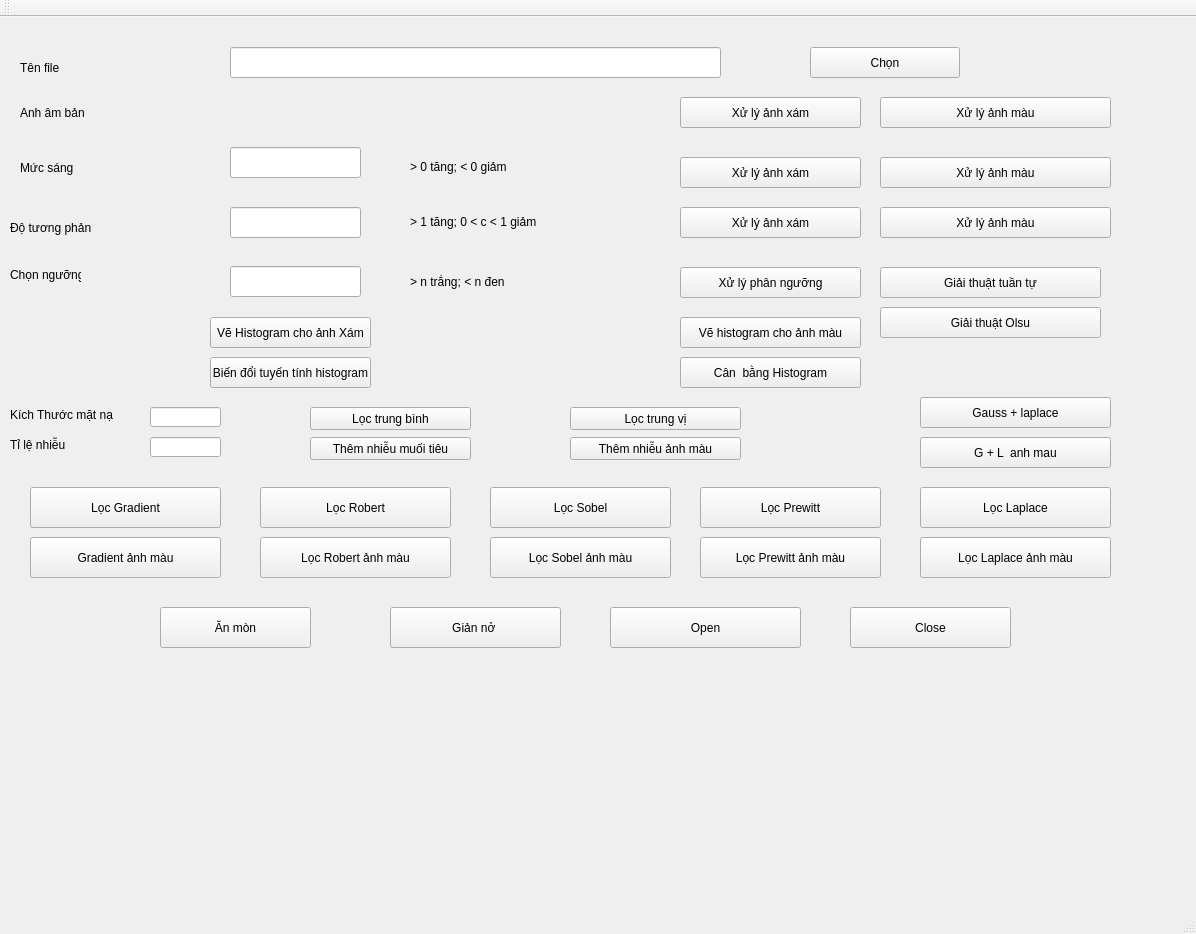
<?xml version="1.0" encoding="UTF-8"?>
<ui version="4.0">
 <class>MainWindow</class>
 <widget class="QMainWindow" name="MainWindow">
  <property name="geometry">
   <rect>
    <x>0</x>
    <y>0</y>
    <width>1196</width>
    <height>934</height>
   </rect>
  </property>
  <property name="windowTitle">
   <string>MainWindow</string>
  </property>
  <widget class="QWidget" name="centralWidget">
   <widget class="QLabel" name="lb_FileName">
    <property name="geometry">
     <rect>
      <x>20</x>
      <y>30</y>
      <width>161</width>
      <height>41</height>
     </rect>
    </property>
    <property name="text">
     <string>Tên file</string>
    </property>
   </widget>
   <widget class="QLineEdit" name="ln_filename">
    <property name="geometry">
     <rect>
      <x>230</x>
      <y>30</y>
      <width>491</width>
      <height>31</height>
     </rect>
    </property>
   </widget>
   <widget class="QPushButton" name="pbtnBowse">
    <property name="geometry">
     <rect>
      <x>810</x>
      <y>30</y>
      <width>150</width>
      <height>31</height>
     </rect>
    </property>
    <property name="text">
     <string>Chọn</string>
    </property>
   </widget>
   <widget class="QLabel" name="label">
    <property name="geometry">
     <rect>
      <x>20</x>
      <y>130</y>
      <width>121</width>
      <height>41</height>
     </rect>
    </property>
    <property name="text">
     <string>Mức sáng</string>
    </property>
   </widget>
   <widget class="QLineEdit" name="ln_c">
    <property name="geometry">
     <rect>
      <x>230</x>
      <y>130</y>
      <width>131</width>
      <height>31</height>
     </rect>
    </property>
   </widget>
   <widget class="QLabel" name="label_2">
    <property name="geometry">
     <rect>
      <x>410</x>
      <y>130</y>
      <width>111</width>
      <height>41</height>
     </rect>
    </property>
    <property name="text">
     <string>&gt; 0 tăng; &lt; 0 giảm</string>
    </property>
   </widget>
   <widget class="QPushButton" name="bt_HisSlide_Gray">
    <property name="geometry">
     <rect>
      <x>680</x>
      <y>140</y>
      <width>181</width>
      <height>31</height>
     </rect>
    </property>
    <property name="text">
     <string>Xử lý ảnh xám</string>
    </property>
   </widget>
   <widget class="QPushButton" name="bt_HisSlide_Color">
    <property name="geometry">
     <rect>
      <x>880</x>
      <y>140</y>
      <width>231</width>
      <height>31</height>
     </rect>
    </property>
    <property name="text">
     <string>Xử lý ảnh màu</string>
    </property>
   </widget>
   <widget class="QLabel" name="label_3">
    <property name="geometry">
     <rect>
      <x>20</x>
      <y>80</y>
      <width>141</width>
      <height>31</height>
     </rect>
    </property>
    <property name="text">
     <string>Anh âm bản</string>
    </property>
   </widget>
   <widget class="QPushButton" name="bt_Xam_AmBan">
    <property name="geometry">
     <rect>
      <x>680</x>
      <y>80</y>
      <width>181</width>
      <height>31</height>
     </rect>
    </property>
    <property name="text">
     <string>Xử lý ảnh xám</string>
    </property>
   </widget>
   <widget class="QPushButton" name="bt_Mau_AmBan">
    <property name="geometry">
     <rect>
      <x>880</x>
      <y>80</y>
      <width>231</width>
      <height>31</height>
     </rect>
    </property>
    <property name="text">
     <string>Xử lý ảnh màu</string>
    </property>
   </widget>
   <widget class="QLabel" name="label_4">
    <property name="geometry">
     <rect>
      <x>10</x>
      <y>180</y>
      <width>171</width>
      <height>61</height>
     </rect>
    </property>
    <property name="text">
     <string>Độ tương phản</string>
    </property>
   </widget>
   <widget class="QLineEdit" name="LineDoTuongPhan">
    <property name="geometry">
     <rect>
      <x>230</x>
      <y>190</y>
      <width>131</width>
      <height>31</height>
     </rect>
    </property>
   </widget>
   <widget class="QLabel" name="label_5">
    <property name="geometry">
     <rect>
      <x>410</x>
      <y>180</y>
      <width>131</width>
      <height>51</height>
     </rect>
    </property>
    <property name="text">
     <string>&gt; 1 tăng; 0 &lt; c &lt; 1 giảm</string>
    </property>
   </widget>
   <widget class="QLabel" name="label_6">
    <property name="geometry">
     <rect>
      <x>10</x>
      <y>250</y>
      <width>71</width>
      <height>16</height>
     </rect>
    </property>
    <property name="text">
     <string>Chọn ngưỡng</string>
    </property>
   </widget>
   <widget class="QLineEdit" name="LinePhanNguong">
    <property name="geometry">
     <rect>
      <x>230</x>
      <y>249</y>
      <width>131</width>
      <height>31</height>
     </rect>
    </property>
   </widget>
   <widget class="QLabel" name="label_7">
    <property name="geometry">
     <rect>
      <x>410</x>
      <y>240</y>
      <width>121</width>
      <height>51</height>
     </rect>
    </property>
    <property name="text">
     <string>&gt; n trắng; &lt; n đen</string>
    </property>
   </widget>
   <widget class="QPushButton" name="btn_PhanNguong">
    <property name="geometry">
     <rect>
      <x>680</x>
      <y>250</y>
      <width>181</width>
      <height>31</height>
     </rect>
    </property>
    <property name="text">
     <string>Xử lý phân ngưỡng</string>
    </property>
   </widget>
   <widget class="QPushButton" name="btn_Histogram_AnhXam">
    <property name="geometry">
     <rect>
      <x>210</x>
      <y>300</y>
      <width>161</width>
      <height>31</height>
     </rect>
    </property>
    <property name="text">
     <string>Vẽ Histogram cho ảnh Xám</string>
    </property>
   </widget>
   <widget class="QPushButton" name="btn_Histogram_AnhMau">
    <property name="geometry">
     <rect>
      <x>680</x>
      <y>300</y>
      <width>181</width>
      <height>31</height>
     </rect>
    </property>
    <property name="text">
     <string>Vẽ histogram cho ảnh màu</string>
    </property>
   </widget>
   <widget class="QPushButton" name="btn_XuLy_AnhXam">
    <property name="geometry">
     <rect>
      <x>680</x>
      <y>190</y>
      <width>181</width>
      <height>31</height>
     </rect>
    </property>
    <property name="text">
     <string>Xử lý ảnh xám</string>
    </property>
   </widget>
   <widget class="QPushButton" name="btn_XyLy_AnhMau">
    <property name="geometry">
     <rect>
      <x>880</x>
      <y>190</y>
      <width>231</width>
      <height>31</height>
     </rect>
    </property>
    <property name="text">
     <string>Xử lý ảnh màu</string>
    </property>
   </widget>
   <widget class="QPushButton" name="btn_BienDoiTuyenTinh">
    <property name="geometry">
     <rect>
      <x>210</x>
      <y>340</y>
      <width>161</width>
      <height>31</height>
     </rect>
    </property>
    <property name="text">
     <string>Biến đổi tuyến tính histogram</string>
    </property>
   </widget>
   <widget class="QPushButton" name="btn_CanBanghistogram">
    <property name="geometry">
     <rect>
      <x>680</x>
      <y>340</y>
      <width>181</width>
      <height>31</height>
     </rect>
    </property>
    <property name="text">
     <string>Cân  bằng Histogram</string>
    </property>
   </widget>
   <widget class="QLabel" name="Kichthuocmatna">
    <property name="geometry">
     <rect>
      <x>10</x>
      <y>390</y>
      <width>111</width>
      <height>16</height>
     </rect>
    </property>
    <property name="text">
     <string>Kích Thước mặt nạ</string>
    </property>
   </widget>
   <widget class="QLabel" name="label_9">
    <property name="geometry">
     <rect>
      <x>10</x>
      <y>420</y>
      <width>71</width>
      <height>16</height>
     </rect>
    </property>
    <property name="text">
     <string>Tỉ lệ nhiễu</string>
    </property>
   </widget>
   <widget class="QLineEdit" name="ln_Kichthuocmatna">
    <property name="geometry">
     <rect>
      <x>150</x>
      <y>390</y>
      <width>71</width>
      <height>20</height>
     </rect>
    </property>
   </widget>
   <widget class="QLineEdit" name="ln_tilenhieu">
    <property name="geometry">
     <rect>
      <x>150</x>
      <y>420</y>
      <width>71</width>
      <height>20</height>
     </rect>
    </property>
   </widget>
   <widget class="QPushButton" name="btn_loctrungbinh">
    <property name="geometry">
     <rect>
      <x>310</x>
      <y>390</y>
      <width>161</width>
      <height>23</height>
     </rect>
    </property>
    <property name="text">
     <string>Lọc trung bình</string>
    </property>
   </widget>
   <widget class="QPushButton" name="btn_Themnhieumuoitieu">
    <property name="geometry">
     <rect>
      <x>310</x>
      <y>420</y>
      <width>161</width>
      <height>23</height>
     </rect>
    </property>
    <property name="text">
     <string>Thêm nhiễu muối tiêu</string>
    </property>
   </widget>
   <widget class="QPushButton" name="btn_Loctrungvi">
    <property name="geometry">
     <rect>
      <x>570</x>
      <y>390</y>
      <width>171</width>
      <height>23</height>
     </rect>
    </property>
    <property name="text">
     <string>Lọc trung vị</string>
    </property>
   </widget>
   <widget class="QPushButton" name="btn_Themnhieuanhmau">
    <property name="geometry">
     <rect>
      <x>570</x>
      <y>420</y>
      <width>171</width>
      <height>23</height>
     </rect>
    </property>
    <property name="text">
     <string>Thêm nhiễu ảnh màu</string>
    </property>
   </widget>
   <widget class="QPushButton" name="btn_Loc_Gradient">
    <property name="geometry">
     <rect>
      <x>30</x>
      <y>470</y>
      <width>191</width>
      <height>41</height>
     </rect>
    </property>
    <property name="text">
     <string>Lọc Gradient</string>
    </property>
   </widget>
   <widget class="QPushButton" name="btn_Loc_Sobel">
    <property name="geometry">
     <rect>
      <x>490</x>
      <y>470</y>
      <width>181</width>
      <height>41</height>
     </rect>
    </property>
    <property name="text">
     <string>Lọc Sobel</string>
    </property>
   </widget>
   <widget class="QPushButton" name="btn_Loc_Robert">
    <property name="geometry">
     <rect>
      <x>260</x>
      <y>470</y>
      <width>191</width>
      <height>41</height>
     </rect>
    </property>
    <property name="text">
     <string>Lọc Robert</string>
    </property>
   </widget>
   <widget class="QPushButton" name="btn_Loc_Prewitt">
    <property name="geometry">
     <rect>
      <x>700</x>
      <y>470</y>
      <width>181</width>
      <height>41</height>
     </rect>
    </property>
    <property name="text">
     <string>Lọc Prewitt</string>
    </property>
   </widget>
   <widget class="QPushButton" name="btn_Loc_Laplace">
    <property name="geometry">
     <rect>
      <x>920</x>
      <y>470</y>
      <width>191</width>
      <height>41</height>
     </rect>
    </property>
    <property name="text">
     <string>Lọc Laplace</string>
    </property>
   </widget>
   <widget class="QPushButton" name="btn_Gradient_color">
    <property name="geometry">
     <rect>
      <x>30</x>
      <y>520</y>
      <width>191</width>
      <height>41</height>
     </rect>
    </property>
    <property name="text">
     <string>Gradient ảnh màu</string>
    </property>
   </widget>
   <widget class="QPushButton" name="btn_Loc_RobertColor">
    <property name="geometry">
     <rect>
      <x>260</x>
      <y>520</y>
      <width>191</width>
      <height>41</height>
     </rect>
    </property>
    <property name="text">
     <string>Lọc Robert ảnh màu</string>
    </property>
   </widget>
   <widget class="QPushButton" name="btn_Loc_SobelColor">
    <property name="geometry">
     <rect>
      <x>490</x>
      <y>520</y>
      <width>181</width>
      <height>41</height>
     </rect>
    </property>
    <property name="text">
     <string>Lọc Sobel ảnh màu</string>
    </property>
   </widget>
   <widget class="QPushButton" name="btn_Loc_PrewittColor">
    <property name="geometry">
     <rect>
      <x>700</x>
      <y>520</y>
      <width>181</width>
      <height>41</height>
     </rect>
    </property>
    <property name="text">
     <string>Lọc Prewitt ảnh màu</string>
    </property>
   </widget>
   <widget class="QPushButton" name="btn_Loc_LaplaceColor">
    <property name="geometry">
     <rect>
      <x>920</x>
      <y>520</y>
      <width>191</width>
      <height>41</height>
     </rect>
    </property>
    <property name="text">
     <string>Lọc Laplace ảnh màu</string>
    </property>
   </widget>
   <widget class="QPushButton" name="btn_Loc_laplace_Gau">
    <property name="geometry">
     <rect>
      <x>920</x>
      <y>380</y>
      <width>191</width>
      <height>31</height>
     </rect>
    </property>
    <property name="text">
     <string>Gauss + laplace</string>
    </property>
   </widget>
   <widget class="QPushButton" name="btn_Loc_G_L">
    <property name="geometry">
     <rect>
      <x>920</x>
      <y>420</y>
      <width>191</width>
      <height>31</height>
     </rect>
    </property>
    <property name="text">
     <string>G + L  anh mau</string>
    </property>
   </widget>
   <widget class="QPushButton" name="btn_gtTuanTu">
    <property name="geometry">
     <rect>
      <x>880</x>
      <y>250</y>
      <width>221</width>
      <height>31</height>
     </rect>
    </property>
    <property name="text">
     <string>Giải thuật tuần tự</string>
    </property>
   </widget>
   <widget class="QPushButton" name="btn_gtOlsu">
    <property name="geometry">
     <rect>
      <x>880</x>
      <y>290</y>
      <width>221</width>
      <height>31</height>
     </rect>
    </property>
    <property name="text">
     <string>Giải thuật Olsu</string>
    </property>
   </widget>
   <widget class="QPushButton" name="btn_Anmon">
    <property name="geometry">
     <rect>
      <x>160</x>
      <y>590</y>
      <width>151</width>
      <height>41</height>
     </rect>
    </property>
    <property name="text">
     <string>Ăn mòn</string>
    </property>
   </widget>
   <widget class="QPushButton" name="btn_Gianno">
    <property name="geometry">
     <rect>
      <x>390</x>
      <y>590</y>
      <width>171</width>
      <height>41</height>
     </rect>
    </property>
    <property name="text">
     <string>Giản nở </string>
    </property>
   </widget>
   <widget class="QPushButton" name="btn_Open">
    <property name="geometry">
     <rect>
      <x>610</x>
      <y>590</y>
      <width>191</width>
      <height>41</height>
     </rect>
    </property>
    <property name="text">
     <string>Open</string>
    </property>
   </widget>
   <widget class="QPushButton" name="btn_close">
    <property name="geometry">
     <rect>
      <x>850</x>
      <y>590</y>
      <width>161</width>
      <height>41</height>
     </rect>
    </property>
    <property name="text">
     <string>Close</string>
    </property>
   </widget>
  </widget>
  <widget class="QMenuBar" name="menuBar">
   <property name="geometry">
    <rect>
     <x>0</x>
     <y>0</y>
     <width>1196</width>
     <height>21</height>
    </rect>
   </property>
  </widget>
  <widget class="QToolBar" name="mainToolBar">
   <attribute name="toolBarArea">
    <enum>TopToolBarArea</enum>
   </attribute>
   <attribute name="toolBarBreak">
    <bool>false</bool>
   </attribute>
  </widget>
  <widget class="QStatusBar" name="statusBar"/>
 </widget>
 <layoutdefault spacing="6" margin="11"/>
 <resources/>
 <connections/>
</ui>
